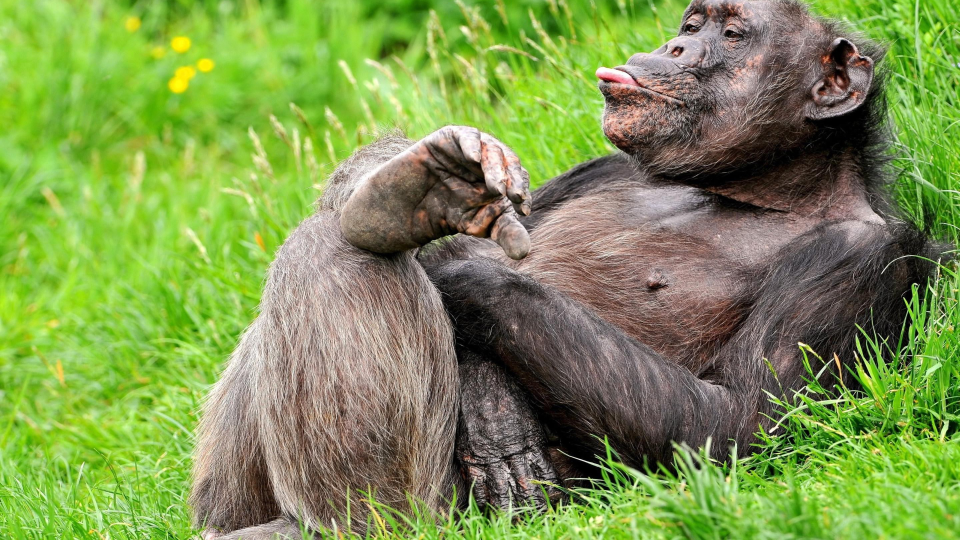
#> input picture ImageStitching/test.jpeg, 1920 x 1080 px (shown at 1/2 size)
$ jupyter execute stitching.ipynb
#> lines starting #> are read from the running program, lines starting #| are printed output that depends on the picture
#> further down, src is the input picture: shape (1080, 1920, 3); mean B, G, R 79.9, 148.8, 125.7
### ImageStitching/utils.py
import math
from types import DynamicClassAttribute
from typing import Any, Tuple, Union
from collections.abc import Callable
import cv2 as cv
import numpy as np
import inspect
import copy
from matplotlib import pyplot as plt

class Splitter:
    def __init__(
        self,
        img: np.ndarray,
        r_split: int,
        c_split: int,
        split_size: int
    ):
        self.img = None
        self.r_split, self.c_split, self.split_size = None, None, None
        self.splits, self.mod_splits = None, None

        self.split_img(img, r_split, c_split, split_size)

    # [16 lines left out: functions __getitem__, __setitem__, not called in this run]

    def __iter__(self):
        return iter(self.mod_splits)

    def restore(
        self,
        rrows: Union[range, int] = None,
        rcols: Union[range, int] = None,
    ):
        if isinstance(rrows, int):
            rrows = [rrows]
        if isinstance(rcols, int):
            rcols = [rcols]

        for i in rrows if rrows else range(len(self.splits)):
            for j in rcols if rcols else range(len(self.splits[0])):
                self.mod_splits[i][j] = copy.deepcopy(self.splits[i][j])

    def split_img(
        self,
        img: np.ndarray,
        r_split: int,
        c_split: int,
        split_size: int
    ):
#> called with r_split = 2, c_split = 3, split_size = 150
        self.img = np.copy(img)
        self.r_split = r_split
        self.c_split = c_split
        self.split_size = split_size

        splits = []
        m_size, n_size = img.shape[0], img.shape[1]
        remain_r, remain_c = m_size % r_split, n_size % c_split

        for i in range(r_split):
            row = []
            f_i, l_i = i == 0, i == c_split - 1
            start_i = i * (m_size // r_split) - (not f_i) * split_size // 2
            end_i = (i + 1) * (m_size // r_split) + (not l_i) * split_size // 2

            for j in range(c_split):
                f_j, l_j = j == 0, j == c_split - 1
                start_j = j * (n_size // c_split) - (not f_j) * split_size // 2
                end_j = (j + 1) * (n_size // c_split) + (not l_j) * split_size // 2

                split = (img[
                    start_i:end_i + l_i * remain_r,
                    start_j:end_j + l_j * remain_c,
                ] if img.ndim == 2 else
                img[
                    start_i:end_i + l_i * remain_r,
                    start_j:end_j + l_j * remain_c,
                    ::-1
                ])

                row.append(np.ascontiguousarray(split, dtype=np.uint8))
            splits.append(row)
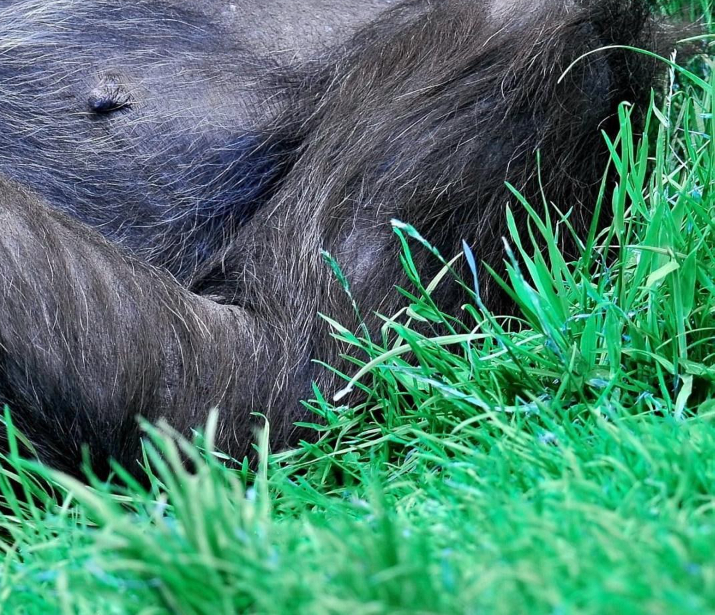
#> split: shape (615, 715, 3); mean B, G, R 106.2, 125.4, 71.9
#> after the loop, splits = 2 items

        self.splits = splits
#> self.splits = 2 items
        self.mod_splits = copy.deepcopy(splits)
#> self.mod_splits = 2 items

    def draw_splits(
        self,
        rects: bool = False,
        mod_orig: bool = False,
        color: tuple = (255, 0, 0),
        alpha: float = 0.25
    ):
#> called with rects = True, mod_orig = True, color = (255, 0, 0), alpha = 0.15
        c_ss = self.split_size

        if rects:
            draw = lambda u, x, y, z: \
            cv.rectangle(
                u, (x[0] - c_ss, x[1] - c_ss) if z else x,
                y if z else (y[0] + c_ss, y[1] + c_ss), color, -1
            )
        else:
            draw = lambda u, x, y, _: \
            cv.line(u, x, y, color, 3)

        for i, row in enumerate(self.mod_splits):
            for j, img in enumerate(row):
                c = np.copy(img)
                dx = c.shape[1] - c_ss
                dy = c.shape[0] - c_ss

                if j > 0:                   # left
                    draw(c, (c_ss, 0), (c_ss, len(c)), True)
                if j < self.c_split - 1:    # right
                    draw(c, (dx, 0), (dx, len(c)), False)
                if i > 0:                   # top
                    draw(c, (0, c_ss), (len(c[0]), c_ss), True)
                if i < self.r_split - 1:    # bot
                    draw(c, (0, dy), (len(c[0]), dy), False)
                if rects:
                    c = cv.addWeighted(c, alpha, img, 1 - alpha, 0)
                self.mod_splits[i][j] = c
#> this loop made 2 passes
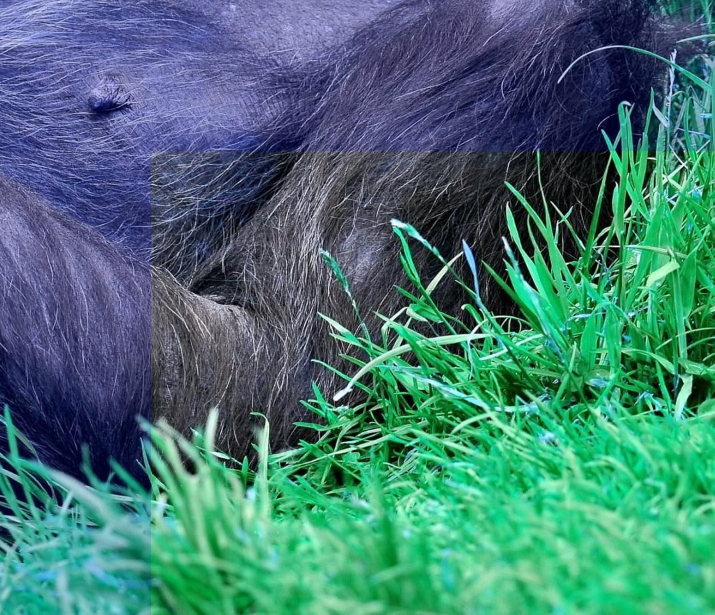
#> c: shape (615, 715, 3); mean of channels 0, 1, 2 115, 119, 66.7; drawn as B, G, R
#> the loop in draw_splits (call 2), `for i, row in enumerate(self.mod_splits):` made 2 passes

        if mod_orig:
            self.splits = copy.deepcopy(self.mod_splits)

    def show(
        self,
        rrows: Union[range, int] = None,
        rcols: Union[range, int] = None,
        **kwargs
    ):
        showspec_kw = inspect.signature(plt.Axes.imshow).parameters
        showspec_kw = {k : kwargs[k] for k, v in showspec_kw.items() if k in kwargs}

        self.mod_splits = self.mod_splits

        if isinstance(rrows, int):
            rrows = [rrows]
        if isinstance(rcols, int):
            rcols = [rcols]

        rows = len(rrows) if rrows else len(self.mod_splits)
#> rows = 2
        cols = len(rcols) if rcols else len(self.mod_splits[0])
#> cols = 3
        _, axes = plt.subplots(rows, cols, figsize=(20,20))

        if rows == 1 and cols == 1:
            axes.imshow(self.mod_splits[0][0])
            if rrows and rcols:
                si, sj = rrows[0], rcols[0]
                axes.set_title(f"Split {si}, {sj}", **showspec_kw)
            return

        if isinstance(rrows, int):
            rrows = [rrows]
        if isinstance(rcols, int):
            rcols = [rcols]

        for ai, si in enumerate(rrows if rrows else range(rows)):
            for aj, sj in enumerate(rcols if rcols else range(cols)):
                if rows == 1:
                    axes[aj].imshow(self.mod_splits[si][sj], **showspec_kw)
                    axes[aj].set_title(f"Split {si}, {sj}", fontsize=15)
                elif cols == 1:
                    axes[ai].imshow(self.mod_splits[si][sj], **showspec_kw)
                    axes[ai].set_title(f"Split {si}, {sj}", fontsize=15)
                else:
                    axes[ai, aj].imshow(self.mod_splits[si][sj], **showspec_kw)
                    axes[ai, aj].set_title(f"Split {si}, {sj}", fontsize=15)

    def apply(
        self,
        transform: Callable[[np.ndarray, Any], Tuple[np.ndarray, Any]],
        rrows: Union[range, int] = None,
        rcols: Union[range, int] = None,
        **kwargs
    ):
        t_kw = inspect.signature(transform).parameters
        t_kw = {k : kwargs[k] for k, v in t_kw.items() if k in kwargs}
        accum = []

        if isinstance(rrows, int):
            rrows = [rrows]
        if isinstance(rcols, int):
            rcols = [rcols]

        for i in rrows if rrows else range(self.r_split):
            for j in rcols if rcols else range(self.c_split):
                try:
                    self.mod_splits[i][j], data = \
                    transform(self.mod_splits[i][j], **t_kw)
                    accum.append(data)
                except ValueError:
                    self.mod_splits[i][j] = \
                    transform(self.mod_splits[i][j], **t_kw)
                except Exception as e: print(e)

        return accum if len(accum) > 0 else None

    # [453 lines left out: functions apply_and_show, shear, scale, rotation, trim_padding, SIFT and 15 more, not called in this run]

N_BINS = 36         # number of bins in gradient histogram
LAMBDA_ORI = 1.5    # scale the reach of the gradient distribution
T = 0.80            # threshold for considering local maxima in the gradient orientation histogram
R = 3               # Radius of the gaussian window

# [141 lines left out: functions gen_hist, smooth_hist, compute_reference, compute_orientations, show_hist, show_patch_structure, not called in this run]

N_HISTS = 4
N_ORI = 8
LAMBDA_DESC = 3
SATURATE = 0.2

# [119 lines left out: functions accum_hists, trilinear_inter, gen_descriptors, not called in this run]

### ImageStitching/stitching.ipynb
[cell 1]
import cv2 as cv
import numpy as np
import inspect
import copy
from matplotlib import pyplot as plt
from utils import Splitter
import math
from numpy import uint8

TEST_IMG = "test.jpeg"

[cell 2]
# Note: Normally you would convert to grayscale,
#       but I kept color for demonstration

src = cv.imread(TEST_IMG)
if src is None:
    print('Could not open or find the image:', TEST_IMG)
    exit(0)

img = src.copy()
r_split, c_split, split_size = 2, 3, 150
splits = Splitter(img, r_split, c_split, split_size)

[cell 3]
splits.draw_splits(rects=True, alpha=0.15, mod_orig=True)
splits.draw_splits(mod_orig=True)
splits.show()

[cell 4]
def SIFT(img, min_s=0, flags=cv.DrawMatchesFlags_DEFAULT, color=-1):
    sift = cv.SIFT_create()
    c_img = img.copy()

    kp, des = sift.detectAndCompute(c_img, None)
    kp_des = [v for v in zip(kp, des) if v[0].size >= min_s]

    [kp, des] = zip(*kp_des)
    img = cv.drawKeypoints(
        c_img, kp, img, color=color,
        flags=flags
    )

    return img, (kp, np.array(des))

def pad_y(split1, split2):
    (y1, x1), (y2, x2) = split1.shape[:2], split2.shape[:2]
    if y1 > y2:
        padimg = np.full_like([], 255, shape=(y1, x2, 3), dtype=uint8)
        padimg[0:y2] = split2
        split2 = padimg
    elif y2 > y1:
        padimg = np.full_like([], 255, shape=(y2, x1, 3), dtype=uint8)
        padimg[0:y1] = split1
        split1 = padimg

    return split1, split2

def register(sift_data, split1, split2, thresh=0.5):
    split1, split2 = pad_y(split1, split2)
    [(kp1, des1), (kp2, des2)] = sift_data
    bf = cv.BFMatcher()
    matches = bf.knnMatch(des1, des2, k=2)

    # Apply ratio test
    matches = np.array(
        [[m] for m, n in matches if m.distance < thresh * n.distance]
    )

    # kp registration
    reg = cv.drawMatchesKnn(
        split1, kp1,
        split2, kp2,
        matches, None,
        matchColor = (0, 0, 255),
        flags = cv.DrawMatchesFlags_NOT_DRAW_SINGLE_POINTS
    )

    # compute H matrix
    if not matches.shape[0]:
        raise AssertionError("No keypoints found")
    if len(matches[:, 0]) >= 5:
        qp = np.float32(
            [kp1[m.queryIdx].pt for m in matches[:, 0]]).reshape(-1,1,2)
        tp = np.float32(
            [kp2[m.trainIdx].pt for m in matches[:, 0]]).reshape(-1,1,2)
        H, _ = cv.findHomography(qp, tp, cv.RANSAC, 5.0)
    else:
        raise AssertionError("Not enough keypoints. \
            Try applying a different transformation")

    return reg, H

[cell 5]
# transform | match
def blend(H, T, sift_data, split1, split2):
    [y1, x1] = split1.shape[:2] - T[0]
    [y2, x2] = split2.shape[:2]
    [a, b] = - T[0]
    # [(kp1, des1), (kp2, des2)] = sift_data

    # define the corners and transform them
    # qp = np.float32([[a, b], [a, y2], [x2, y2], [x2, b]]).reshape(-1,1,2)
    # tp = np.float32([[0, 0], [0, y1], [x1, y1], [x1, 0]]).reshape(-1,1,2)
    qp = np.float32([[0, 0], [0, y2], [x2, y2], [x2, 0]]).reshape(-1,1,2)
    tp = np.float32([[0, 0], [0, y1], [x1, y1], [x1, 0]]).reshape(-1,1,2)
    tp = cv.perspectiveTransform(tp, H)

    # get max and min points|
    pts = np.concatenate((qp, tp), axis = 0)
    # [x_min, y_min] = np.int32(pts.min(axis = 0).flatten())
    # [x_max, y_max] = np.int32(pts.max(axis = 0).flatten())
    H_min = np.int32(pts.min(axis = 0).flatten())
    H_max = np.int32(pts.max(axis = 0).flatten())
    t = np.int32([-H_min[0], -H_min[1]])

    Ht = np.array([
        [1, 0, t[0]],
        [0, 1, t[1]],
        [0, 0, 1   ]
    ])

    [kpd1, kpd2] = sift_data
    kp = np.float32([p.pt for p in kpd1[0]]).reshape(-1,1,2)
    Hkp = cv.perspectiveTransform(kp, Ht).reshape(-1,2)
    for i, k in enumerate(Hkp):
        kpd1[0][i].pt = tuple(k)
    kp = list(kpd1[0]) + list(kpd2[0])
    d = list(kpd1[1]) + list(kpd2[1])
    warped = cv.warpPerspective(
        split1, Ht.dot(H),
        (H_max[0] - H_min[0], H_max[1] - H_min[1])
    )

    warped[
        t[1]:y2 + t[1],
        t[0]:x2 + t[0]
    ] = split2
    return warped, (kp, d), np.int32([t, H_max])

[cell 6]
def padimg(img):
    (y, x) = img.shape[:2]
    cx, cy = x / 2.0, y / 2.0
    px = math.ceil(math.sqrt(cx ** 2 + cy ** 2)) - int(cx)
    py = math.ceil(math.sqrt(cx ** 2 + cy ** 2)) - int(cy)
    shape = tuple(map(lambda i, j: (i + 2 * j), img.shape, (py, px, 0)))
    outimg = np.full_like([], 255, shape=shape, dtype=uint8)
    outimg[py:-py:, px:-px] = img

    return outimg

def rotation(img, theta_lim=90):
    theta_lim = np.random.uniform(-theta_lim, theta_lim, 1)[0]
    outimg = padimg(img)
    (y, x) = outimg.shape[:2]
    c = (x // 2, y // 2)

    M = cv.getRotationMatrix2D(c, theta_lim, 1.0)
    img = cv.warpAffine(outimg, M, (x, y), borderValue=(255,255,255))
    return img

[cell 7]
def scale(img, scale_lim=0.25):
    scale = 1 + np.random.uniform(-scale_lim, scale_lim)
    scale = np.array([scale, scale])
    scale *= img.shape[:2]
    return cv.resize(img, scale.astype(int)[::-1])

[cell 8]
def shear(img, limsx=0.25, limsy=0.25):
    low, upp = (0, limsx) if limsx > 0 else (limsx, 0)
    sx = np.random.uniform(low, upp)

    low, upp = (0, limsy) if limsy > 0 else (limsy, 0)
    sy = np.random.uniform(low, upp)
    (y, x) = img.shape[:2]

    M = np.float32([
        [1, sy, abs(sy) * y if sy < 0 else 0],
        [sx, 1, abs(sx) * x if sx < 0 else 0]
        ]
    )
    s = (int(x + abs(sy) * y), int(y + abs(sx) * x))
    img = cv.warpAffine(img, M, s, borderValue=(255,255,255))
    return img

[cell 9]
sift_kw = {
    "color": (255, 0, 255),
    "thresh": 0.5,
    "min_s": 3
}
rand_transform = [scale, rotation, shear]

splits.restore()
#> the loop in restore, `for i in rrows if rrows else range(len(self.splits)):` made 2 passes
for i in range(r_split):
    for j in range(c_split):
        rand = np.random.randint(0, len(rand_transform))
        transform = rand_transform[rand]
        splits.apply(transform, i, j)
#> this loop made 2 passes
#> pass 1, in rotation, `outimg = padimg(img)`:
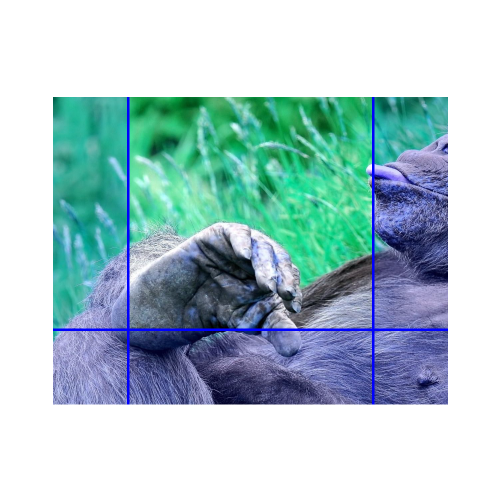
#> outimg: shape (1003, 1002, 3) (shown at 1/2 size); mean of channels 0, 1, 2 205, 200.2, 172.7; drawn as B, G, R

data = splits.apply(SIFT, **sift_kw)
#> the loop in apply (call 7), `for i in rrows if rrows else range(self.r_split):` made 2 passes
#> pass 1, in SIFT, `img = cv.drawKeypoints( c_img, kp, img, color=color, flags=flags )`:
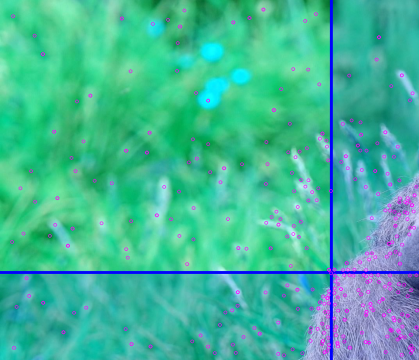
#> img: shape (720, 838, 3) (shown at 1/2 size); mean of channels 0, 1, 2 154.1, 182.3, 67.1; drawn as B, G, R
#> pass 1, in SIFT (call 3), `c_img = img.copy()`:
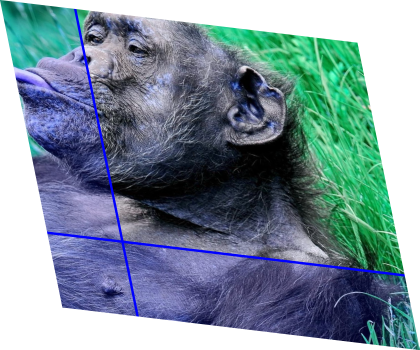
#> c_img: shape (700, 839, 3) (shown at 1/2 size); mean of channels 0, 1, 2 156.2, 144.4, 124.1; drawn as B, G, R
#> data = 6 items
data = [data[i * c_split:i * c_split + c_split] for i in range(r_split)]
#> data = 2 items

[cell 10]
_, axes = plt.subplots(r_split, 1, figsize=(20,20))
c_splits, res, H_mats = copy.deepcopy(splits.mod_splits), [], []
#> res = []; H_mats = []

for i, s_row in enumerate(c_splits):
    max_y, H_row = 0, []
    for j in range(c_split - 1):
        s1, s2 = s_row[j], s_row[j + 1]
        res, H = register(data[i][j:j + 2], s1, s2)
        s1, s2 = res[:, :s1.shape[1]], res[:, s1.shape[1]:]
        s_row[j:j + 2] = s1, s2
        H_row.append(H)
        if s1.shape[0] > s_row[max_y].shape[0]: max_y = i
    H_mats.append(H_row)
    row = None
    for j in range(c_split):
        s_row[j], _ = pad_y(s_row[j], s_row[max_y])
        if j == 0:
            row = s_row[j]
            continue
        row = np.concatenate((row, s_row[j]), axis=1)
    if r_split > 1:
        axes[i].imshow(row)
    else:
        axes.imshow(row)
#> this loop made 2 passes
#> pass 1, in pad_y, `split1 = padimg`:
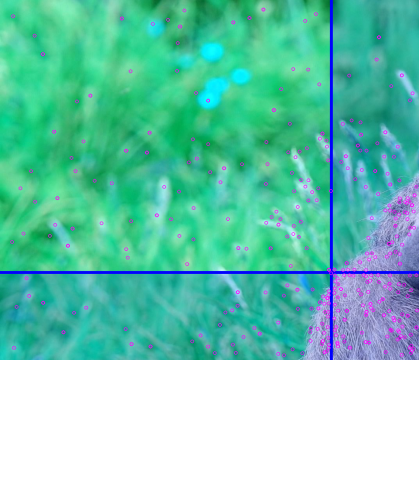
#> split1: shape (1003, 838, 3) (shown at 1/2 size); mean of channels 0, 1, 2 182.6, 202.8, 120.1; drawn as B, G, R
#> pass 1, in register, `reg = cv.drawMatchesKnn( split1, kp1, split2, kp2, matches, None, matc..`:
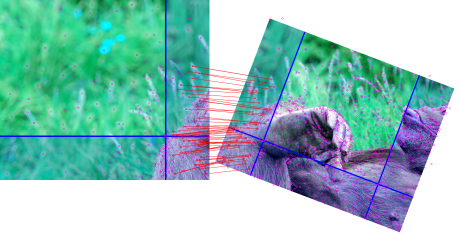
#> reg: shape (1003, 1840, 3) (shown at 1/4 size); mean of channels 0, 1, 2 194.2, 197.5, 152.1; drawn as B, G, R
#> after the loop, H_mats = 2 items

[cell 11]
_, axes = plt.subplots(r_split, 1, figsize=(20,20))
c_splits, c_H_mats = copy.deepcopy(splits.mod_splits), copy.deepcopy(H_mats)

for i in range(r_split): # u would use H next in the row
    rkpd, rimg, T = data[i][0], c_splits[i][0], np.zeros((2, 2), dtype=np.int32)
    for j in range(c_split - 1):
        rkpd = [rkpd, data[i][j + 1]]
        rimg = [rimg, c_splits[i][j + 1]]
        rimg, rkpd, T = blend(c_H_mats[i][j], T, rkpd, *rimg)
    if r_split > 1:
        axes[i].imshow(rimg)
    else:
        axes.imshow(rimg)
#> this loop made 2 passes
#> pass 1, in blend, `warped = cv.warpPerspective( split1, Ht.dot(H), (H_max[0] - H_min[0], ..`:
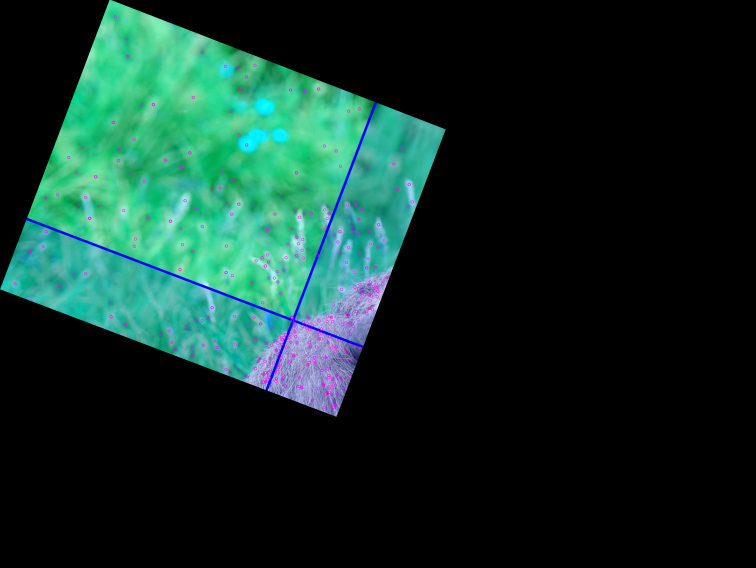
#> warped: shape (1135, 1512, 3) (shown at 1/2 size); mean of channels 0, 1, 2 39.9, 47.2, 17.4; drawn as B, G, R
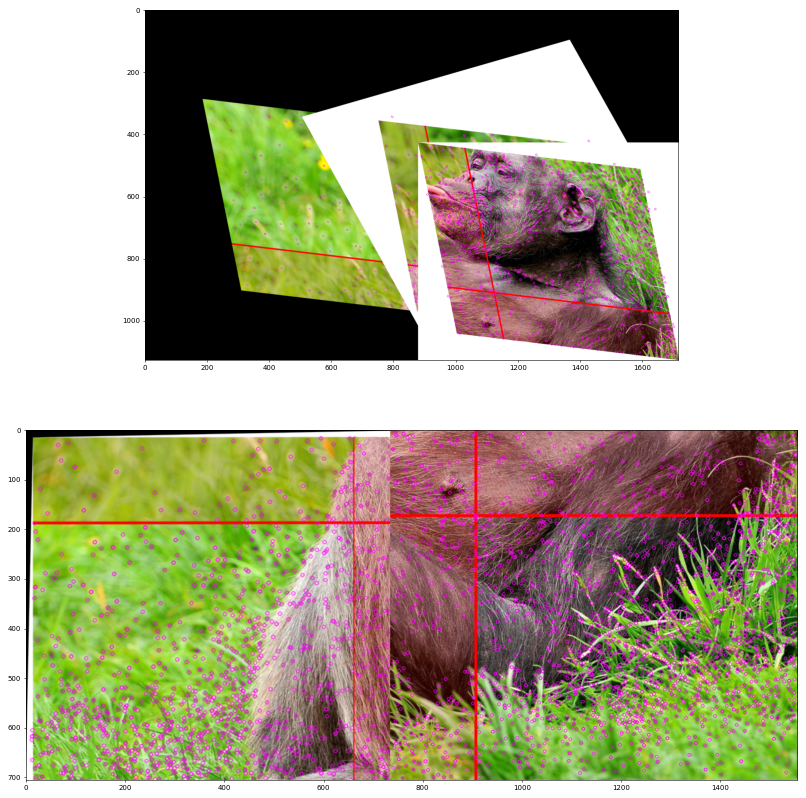
#> figure drawn by matplotlib, 2 panels
